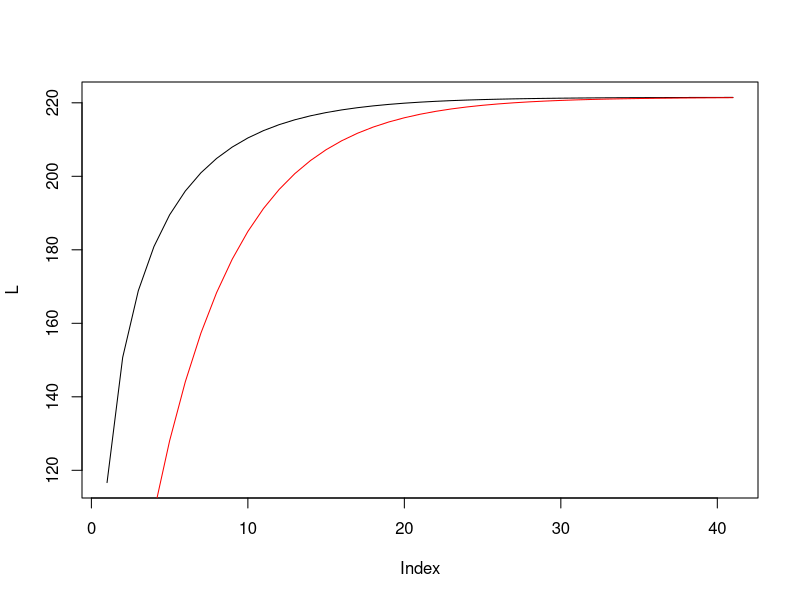

Source code (R):
#
# WTO
#

## Harbour porpoises
N <- 1e5
bm <- 52.73 * N / 1000  # 52.73 taken as average wt from EOL

## Dolphins
# white-sided
N <- 5e4
bm <- 208 * (N / 2) / 1000

# white-beaked
bm <- 186.63 * (N / 2) / 1000

#
# WMW
#

N <- 5e4
bm <- 5587.09 * N / 1000

#
# WHT
#

## Sperm
N <- 7e3
bm <- 14540.96 * N / 1000

## Northern Bottle nose
N <- 2e3
bm <- 3393.36 * (N / 2) / 1000

## Beaked whale
bm <- (3400 + 2300 + 4775) / 3 * (N / 2) / 1000

## pilot whale
N <- 3e4
bm <- 800 * N / 1000

## orca
N <- 5e3
bm <- 5628.76 * N / 1000

#
# WHB
#

## sei whale
N <- 3e3
bm <- 22106.25 * N / 1000

## fin whale
N <- 15000
(bm <- 47506.01 * N / 1000)

## blue whale
N <- 1500
(bm <- 154321.3 * N / 1000)

## hump whale
N <- 15000
(bm <- 30000.0 * N / 1000)

0.3376*0.125 + 0.0113*0.375 + 0.10*(.56 + 0.0115) + .10*0.0796 # num of offspring / individual

#
# PIN
#

# grey
N <- 4000
(bm <- 197.57 * N / 1000)

# har/com
N <- 35000
(bm <- 87.32 * N / 1000)


linf <- (242.9 + 200.1) / 2
a <- (.124 + .252) / 2
b <- (.283 + .286) / 2
t <- 0:40
t0 <- -.59
L <- linf * (1 - exp(-a*(t - t0)))^b
L_b0 <- 221.5 * (1 - exp(-a*(t - t0)))
plot(L, type = "l")
lines(L_b0, col = "red")

linf * (1 - exp(-a *( 10 - t0)))^b / linf * (1 - exp(-a *( 10 - t0)))

